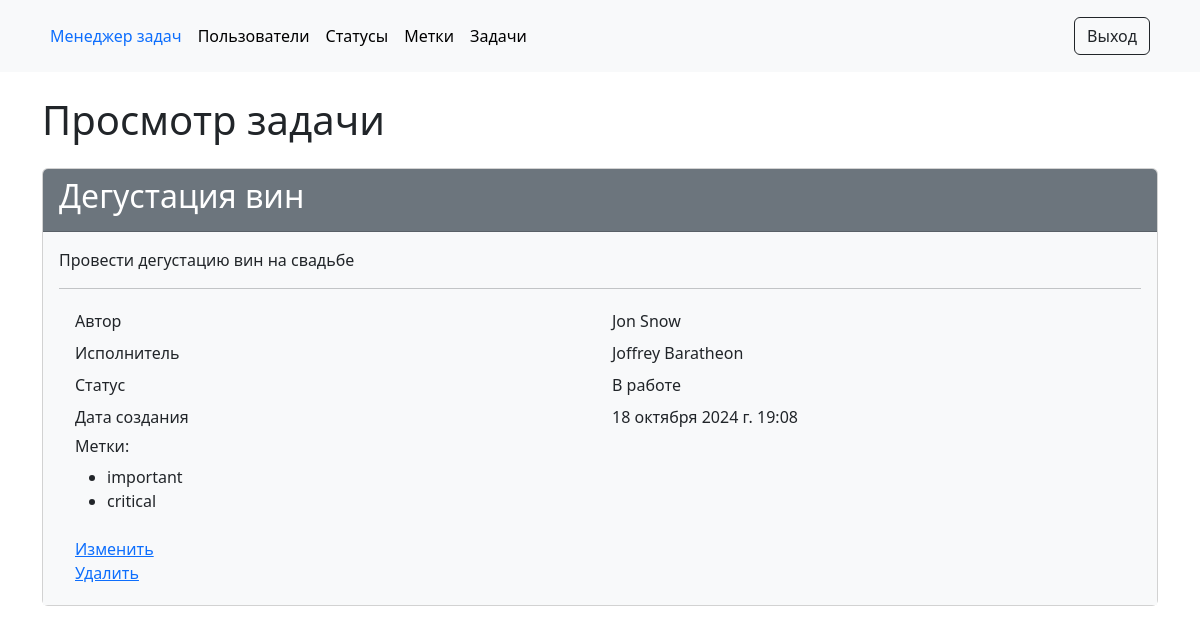
/tasks/2/ (signed in), run on the app's committed database.
### task_manager/tasks/models.py (models this page shows, shortened)
class Task(models.Model):
    name = models.CharField(max_length=255, unique=True, blank=False)
    description = models.TextField(blank=False)
    status = models.ForeignKey(Status, blank=False, on_delete=models.PROTECT)
    executor = models.ForeignKey(User, blank=False, on_delete=models.PROTECT)
    labels = models.ManyToManyField(Label, blank=True)
    creator = models.ForeignKey(
        User, on_delete=models.PROTECT, related_name='created_tasks')
    created_at = models.DateTimeField(auto_now_add=True)

### task_manager/statuses/models.py (models this page shows, shortened)
class Status(models.Model):
    name = models.CharField(max_length=255,
                            unique=True,
                            verbose_name=gettext("Name"))
    created_at = models.DateTimeField(auto_now_add=True)

### task_manager/labels/models.py (models this page shows, shortened)
class Label(models.Model):
    name = models.CharField(max_length=255, unique=True,)
    created_at = models.DateTimeField(auto_now_add=True)

### task_manager/tasks/views.py (the view)
# urls.py: path('<int:pk>/', views.task_detail, name='task_detail'),
@login_required
def task_detail(request, pk):
    task = get_object_or_404(Task, pk=pk)
    return render(request, 'tasks/task_detail.html', {'task': task})

### task_manager/templates/tasks/task_detail.html (shortened to what this page needs)
{% extends 'base.html' %}
{% load i18n %}
{% block content %}
<div class="container wrapper flex-grow-1">
    <h1 class="my-4">{% translate "Task details" %}</h1>
    <div class="card">
        <div class="card-header bg-secondary text-white">
            <h2>{{ task.name }}</h2>
        </div>
        <div class="card-body bg-light">
            <p>{{ task.description }}</p>
            <hr>
            <div class="container">
                <div class="row p-1">
                    <div class="col">{% translate "Author" %}</div>
                    <div class="col">{{ task.creator.get_full_name }}</div>
                </div>
                <div class="row p-1">
                    <div class="col">{% translate "Executor" %}</div>
                    <div class="col">{{ task.executor.get_full_name }}</div>
                </div>
                <div class="row p-1">
                    <div class="col">{% translate "Status" %}</div>
                    <div class="col">{{ task.status.name }}</div>
                </div>
                <div class="row p-1">
                    <div class="col">{% translate "Created at" %}</div>
                    <div class="col">{{ task.created_at }}</div>
                </div>
                <div class="row p-1">
                    <div class="col">
                        <h6>{% translate "Labels" %}:</h6>
                        <ul>
                            {% for label in task.labels.all %}
                                <li>{{ label.name }}</li>
                            {% endfor %}
                        </ul>
                    </div>
                </div>
                <div class="row p-1">
                    <div class="col">
                        <a href="{% url 'task_update' task.id %}">{% translate "Update" %}</a>
                        <br>
                        <a href="{% url 'task_delete' task.id %}">{% translate "Delete" %}</a>
                    </div>
                </div>
            </div>
        </div>
    </div>
</div>
{% endblock %}

### data on the page
Task: name "Дегустация вин", description "Провести дегустацию вин на свадьбе", creator.get_full_name "Jon Snow", executor.get_full_name "Joffrey Baratheon", status.name "В работе", created_at "18 октября 2024 г. 19:08"
Label: name "important"
Label: name "critical"
